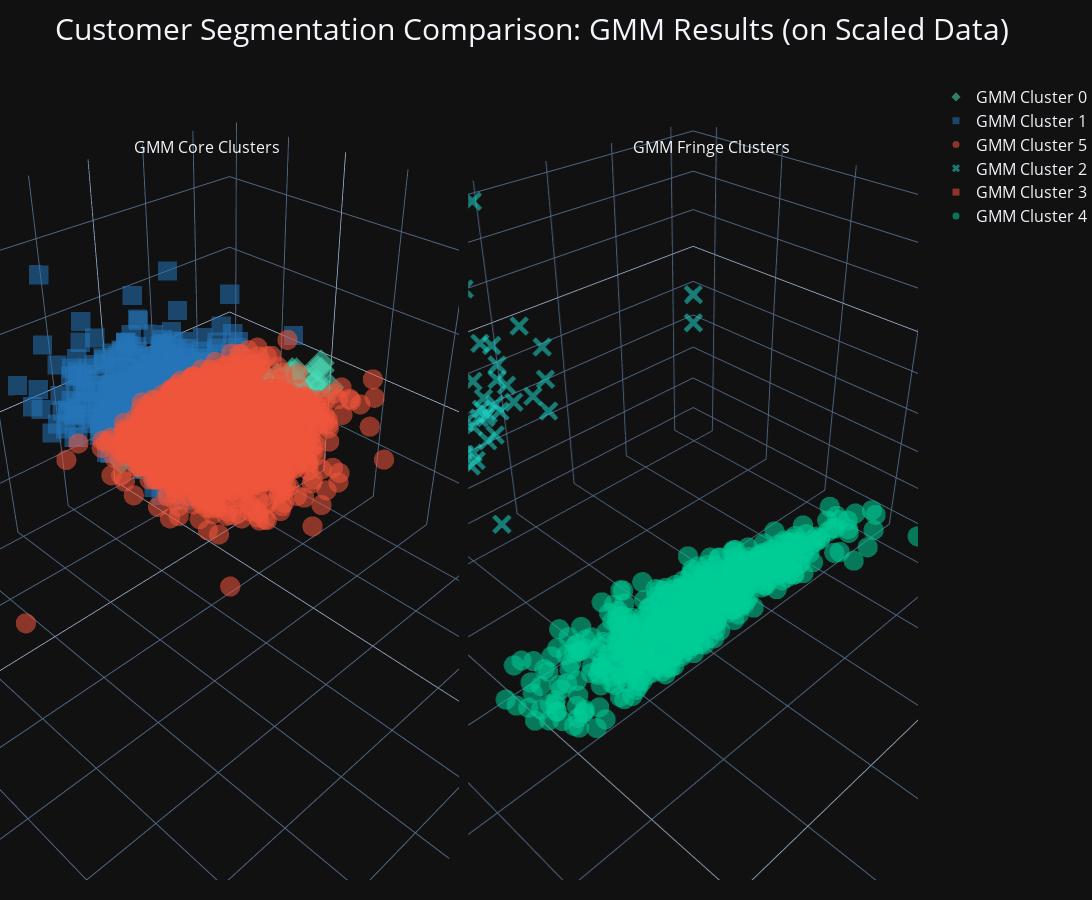

Source (notebook cell):
### Markdown cell above
---
#### **9.3 Qualitative Visual Evaluation**

While the quantitative metrics provided a misleading picture, a qualitative analysis of the cluster visualizations provides a definitive answer. The plots below clearly demonstrate why GMM is the superior model for this business problem. To visualize this, we will create 3D scatterplots where the dimensions are the metrics previously chosen. For the GMM clusters, we group fringe and core clusters together. For the KMeans scatterplot, the designation on being a core or fringe cluster does not exist, but we still use the same label groups for a more apt comparison.

### Code cell
# --- Final GMM Visualization (Scaled Data, Core vs. Fringe) ---

# 1. Prepare the data by splitting into core and fringe groups
X_copy1 = X_copy[X_copy['Label'].isin(['0','1','5'])]
X_copy1['color'] = X_copy1['Label'].astype(int)

X_copy2 = X_copy[X_copy['Label'].isin(['2','3','4'])]
X_copy2['color'] = X_copy2['Label'].astype(int)

# 2. Create the 1x2 subplot figure
# We will use this single figure object for all subsequent steps
fig_gmm_final = subplots.make_subplots(
    rows=1, cols=2,
    specs=[[{'type': 'scatter3d'}, {'type': 'scatter3d'}]],
    subplot_titles=('GMM Core Clusters', 'GMM Fringe Clusters')
)

# 3. Define color and symbol maps
color_map = { 0:'#4ad9b4', 1:'#2474b7',  5:'#ef553b', 4:'#00cc96', 2:'#1dd6c9', 3:'#ef553b',} 
symbol_map = {0: 'diamond', 1:'square',  5:'circle',  4: 'circle', 2:'x', 3:'square', } 

# 4. Add the data traces for the CORE plot to fig_gmm_final
for label in set(X_copy1['color']):
    mask = np.array(X_copy1['color']) == label
    fig_gmm_final.add_trace( # <-- Add trace to the correct figure
        go.Scatter3d(
            x=np.array(X_copy1['customer_activity_score'])[mask],
            y=np.array(X_copy1['total_unique_stock'])[mask], 
            z=np.array(X_copy1['total_purchases'])[mask],
            mode='markers',
            marker=dict(color=color_map[label], symbol=symbol_map[label], size=7, opacity=0.55),
            name=f'GMM Cluster {label}'
        ),
        row=1, col=1
    )

# 5. Add the data traces for the FRINGE plot to fig_gmm_final
for label in set(X_copy2['color']):
    mask = np.array(X_copy2['color']) == label
    fig_gmm_final.add_trace( # <-- Add trace to the correct figure
        go.Scatter3d(
            x=np.array(X_copy2['customer_activity_score'])[mask],
            y=np.array(X_copy2['total_unique_stock'])[mask],
            z=np.array(X_copy2['total_purchases'])[mask],
            mode='markers',
            marker=dict(color=color_map[label], symbol=symbol_map[label], size=7, opacity=0.55),
            name=f'GMM Cluster {label}'
        ),
        row=1, col=2
    )

# 6. Update the layout of fig_gmm_final with all formatting
fig_gmm_final.update_layout(
    title_text="Customer Segmentation Comparison: GMM Results (on Scaled Data)",
    width=1700, height=900,
    margin=dict(l=0, r=0, b=20, t=80),
    title_font_size=30,
    font=dict(size=14),
    scene=dict(
        domain=dict(x=[0, 0.5], y=[0, 1]),
        xaxis_title='Customer Activity Score',
        yaxis_title='Total Unique Stock',
        zaxis_title='Total Purchases',
        aspectmode='manual',
        aspectratio=dict(x=1.5, y=1.5, z=1),
        xaxis_title_font_size=18,
        yaxis_title_font_size=18,
        zaxis_title_font_size=18,
        xaxis_tickfont_size=12,
        yaxis_tickfont_size=12,
        zaxis_tickfont_size=12
    ),
    scene2=dict(
        domain=dict(x=[0.51, 1.0], y=[0, 1]),
        xaxis_title='Customer Activity Score',
        yaxis_title='Total Unique Stock',
        zaxis_title='Total Purchases',
        aspectmode='manual',
        aspectratio=dict(x=1.5, y=1.5, z=1),
        xaxis_title_font_size=18,
        yaxis_title_font_size=18,
        zaxis_title_font_size=18,
        xaxis_tickfont_size=12,
        yaxis_tickfont_size=12,
        zaxis_tickfont_size=12
    ),
    legend=dict(
        font_size=16
    )
)

for anno in fig_gmm_final.layout.annotations:
    anno.y = 0.90  # The default is ~0.98. Lower this value to move the titles down.
    anno.yanchor = 'bottom' # Anchors the bottom of the text to the y-coordinate
# --- END: New code ---




# 7. Show the final, complete figure
#pio.write_image(fig_gmm_final, r'notebook referenced files/gmm1.png')

### Figure 1 — Plotly figure (JSON) as saved in the notebook; plotly's stock layout.template omitted (floating-point values rounded to 4 significant figures; data arrays with more than 128 entries replaced by an {"elided": "..."} marker saying what was removed)
{"data": [{"marker": {"color": "#4ad9b4", "opacity": 0.55, "size": 7, "symbol": "diamond"}, "mode": "markers", "name": "GMM Cluster 0", "scene": "scene", "type": "scatter3d", "x": {"elided": "1045 float values"}, "y": {"elided": "1045 float values"}, "z": {"elided": "1045 float values"}}, {"marker": {"color": "#2474b7", "opacity": 0.55, "size": 7, "symbol": "square"}, "mode": "markers", "name": "GMM Cluster 1", "scene": "scene", "type": "scatter3d", "x": {"elided": "337 float values"}, "y": {"elided": "337 float values"}, "z": {"elided": "337 float values"}}, {"marker": {"color": "#ef553b", "opacity": 0.55, "size": 7, "symbol": "circle"}, "mode": "markers", "name": "GMM Cluster 5", "scene": "scene", "type": "scatter3d", "x": {"elided": "2263 float values"}, "y": {"elided": "2263 float values"}, "z": {"elided": "2263 float values"}}, {"marker": {"color": "#1dd6c9", "opacity": 0.55, "size": 7, "symbol": "x"}, "mode": "markers", "name": "GMM Cluster 2", "scene": "scene2", "type": "scatter3d", "x": [0.06654, -1.01, -1.827, -1.672, -1.762, -1.838, -0.7055, -0.9979, -1.167, 0.2418, -5.199, -1.827, -1.135, -0.9147, 0.3335, -1.571, -1.097, -1.616, -0.1119, 1.245, -1.819, -0.03639, -0.9815, 0.8809, -1.304, -0.6004, 0.5555, 0.5555, -1.174, -0.9284, -0.7885, -0.7696, 0.1359, 0.0948, -0.7299, -0.5068, -0.7247, -1.418, -0.5999, -0.779, -1.071, -2.241, -0.3495, -0.7589, -1.385, -0.8338, -1.362, -0.8338, -0.9775, -0.8267, -0.3269, -1.237, 0.264, -1.706, -1.071, -1.866, -1.96, -1.191, -1.316, -2.542, -0.9496, -0.4376, -1.616, -5.199, -0.02886, 0.1081, -0.4598, -0.1702, -0.6801, -1.648, -2.542, -0.376, -1.563, -1.604, -1.518, 0.8735, -0.6487, -1.16, -1.083, 0.6364, -0.892, -0.6674, -0.9575, -0.2887, -1.077, 0.2162, -2.033, -0.9907, -2.326, -2.542, -0.6272, -1.589, -1.287, -1.506], "y": [-5.199, -5.199, -5.199, -5.199, -5.199, -5.199, -5.199, -5.199, -5.199, -5.199, -5.199, -5.199, -5.199, -5.199, -5.199, -5.199, -5.199, -5.199, -5.199, -5.199, -5.199, -5.199, -5.199, -5.199, -5.199, -5.199, -5.199, -5.199, -5.199, -5.199, -5.199, -5.199, -5.199, -5.199, -5.199, -5.199, -5.199, -5.199, -5.199, -5.199, -5.199, -5.199, -5.199, -5.199, -5.199, -5.199, -5.199, -5.199, -5.199, -5.199, -5.199, -5.199, -5.199, -5.199, -5.199, -5.199, -5.199, -5.199, -5.199, -5.199, -5.199, -5.199, -5.199, -5.199, -5.199, -5.199, -5.199, -5.199, -5.199, -5.199, -5.199, -5.199, -5.199, -5.199, -5.199, -5.199, -5.199, -5.199, -5.199, -5.199, -5.199, -5.199, -5.199, -5.199, -5.199, -5.199, -5.199, -5.199, -5.199, -5.199, -5.199, -5.199, -5.199, -5.199], "z": [-0.315, 0.2318, -0.315, -0.156, -1.804, -1.205, -2.977, -2.859, -1.129, -1.883, -1.139, 2.992, 0.2598, -2.196, 1.021, 1.21, -2.253, -1.522, -1.425, -1.009, -2.033, -2.878, -0.2264, 0.06403, -3.124, -0.1339, -1.741, -1.009, -0.1795, -1.787, -2.332, -3.045, -0.07297, 0.7296, -2.123, 0.0665, -2.332, -2.123, -0.9032, -1.149, -0.9938, -0.1094, -2.878, 0.09933, -3.045, -0.851, -2.805, -2.805, 0.4033, -2.021, -0.3536, -2.734, -2.379, -2.603, 1.175, -0.8358, -1.443, 0.1652, -1.934, -2.626, -2.365, -3.524, -5.199, -1.973, -1.365, -2.747, -0.3257, -0.1948, -1.926, -1.977, -0.854, -0.7145, -1.772, -2.033, -1.977, 1.359, -0.536, -2.033, -0.588, -0.5335, -0.4909, -0.9943, 0.212, -2.29, -1.129, -0.6027, -1.961, -0.1094, -2.033, -1.723, 2.636, -2.669, -1.149, -0.9938]}, {"marker": {"color": "#ef553b", "opacity": 0.55, "size": 7, "symbol": "square"}, "mode": "markers", "name": "GMM Cluster 3", "scene": "scene2", "type": "scatter3d", "x": [-5.199, -5.199, -5.199, -5.199, -5.199, -5.199, -5.199, -5.199, -5.199, -5.199, -5.199, -5.199, -5.199, -5.199], "y": [-0.8197, 0.5761, -0.7614, -0.7614, -1.49, 0.4921, -1.177, -0.1983, 0.3032, -0.932, -0.4156, -1.091, 0.6349, -0.2316], "z": [-0.2449, -0.6333, -0.887, -0.9997, -1.577, -0.5467, -1.776, -1.755, -0.8596, -0.4682, -0.6388, -1.235, -0.7641, -0.2469]}, {"marker": {"color": "#00cc96", "opacity": 0.55, "size": 7, "symbol": "circle"}, "mode": "markers", "name": "GMM Cluster 4", "scene": "scene2", "type": "scatter3d", "x": {"elided": "575 float values"}, "y": {"elided": "575 float values"}, "z": {"elided": "575 float values"}}], "layout": {"annotations": [{"font": {"size": 16}, "showarrow": false, "text": "GMM Core Clusters", "x": 0.225, "xanchor": "center", "xref": "paper", "y": 0.9, "yanchor": "bottom", "yref": "paper"}, {"font": {"size": 16}, "showarrow": false, "text": "GMM Fringe Clusters", "x": 0.775, "xanchor": "center", "xref": "paper", "y": 0.9, "yanchor": "bottom", "yref": "paper"}], "font": {"size": 14}, "height": 900, "legend": {"font": {"size": 16}}, "margin": {"b": 20, "l": 0, "r": 0, "t": 80}, "scene": {"aspectmode": "manual", "aspectratio": {"x": 1.5, "y": 1.5, "z": 1}, "domain": {"x": [0, 0.5], "y": [0, 1]}, "xaxis": {"tickfont": {"size": 12}, "title": {"font": {"size": 18}, "text": "Customer Activity Score"}}, "yaxis": {"tickfont": {"size": 12}, "title": {"font": {"size": 18}, "text": "Total Unique Stock"}}, "zaxis": {"tickfont": {"size": 12}, "title": {"font": {"size": 18}, "text": "Total Purchases"}}}, "scene2": {"aspectmode": "manual", "aspectratio": {"x": 1.5, "y": 1.5, "z": 1}, "domain": {"x": [0.51, 1], "y": [0, 1]}, "xaxis": {"tickfont": {"size": 12}, "title": {"font": {"size": 18}, "text": "Customer Activity Score"}}, "yaxis": {"tickfont": {"size": 12}, "title": {"font": {"size": 18}, "text": "Total Unique Stock"}}, "zaxis": {"tickfont": {"size": 12}, "title": {"font": {"size": 18}, "text": "Total Purchases"}}}, "title": {"font": {"size": 30}, "text": "Customer Segmentation Comparison: GMM Results (on Scaled Data)"}, "width": 1700}}
